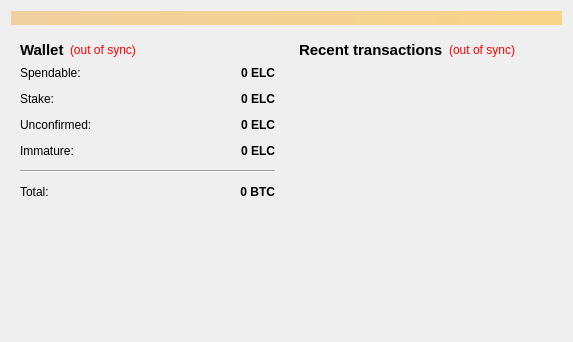
<?xml version="1.0" encoding="UTF-8"?>
<ui version="4.0">
 <class>OverviewPage</class>
 <widget class="QWidget" name="OverviewPage">
  <property name="geometry">
   <rect>
    <x>0</x>
    <y>0</y>
    <width>573</width>
    <height>342</height>
   </rect>
  </property>
  <property name="windowTitle">
   <string>Form</string>
  </property>
  <layout class="QVBoxLayout" name="topLayout">
   <item>
    <widget class="QLabel" name="labelAlerts">
     <property name="visible">
      <bool>false</bool>
     </property>
     <property name="styleSheet">
      <string notr="true">background-color: qlineargradient(x1: 0, y1: 0, x2: 1, y2: 0, stop:0 #F0D0A0, stop:1 #F8D488);  color:#000000
</string>
     </property>
     <property name="wordWrap">
      <bool>true</bool>
     </property>
     <property name="margin">
      <number>3</number>
     </property>
    </widget>
   </item>
   <item>
    <layout class="QHBoxLayout" name="horizontalLayout" stretch="1,1">
     <item>
      <layout class="QVBoxLayout" name="verticalLayout_2">
       <item>
        <widget class="QWidget" name="widget" native="true">
         <layout class="QVBoxLayout" name="verticalLayout_4">
          <item>
           <layout class="QHBoxLayout" name="horizontalLayout_4">
            <item>
             <widget class="QLabel" name="label_5">
              <property name="font">
               <font>
                <pointsize>11</pointsize>
                <weight>75</weight>
                <bold>true</bold>
               </font>
              </property>
              <property name="text">
               <string>Wallet</string>
              </property>
             </widget>
            </item>
            <item>
             <widget class="QLabel" name="labelWalletStatus">
              <property name="toolTip">
               <string>The displayed information may be out of date. Your wallet automatically synchronizes with the ElifeCoin network after a connection is established, but this process has not completed yet.</string>
              </property>
              <property name="styleSheet">
               <string notr="true">QLabel { color: red; }</string>
              </property>
              <property name="text">
               <string notr="true">(out of sync)</string>
              </property>
              <property name="alignment">
               <set>Qt::AlignLeading|Qt::AlignLeft|Qt::AlignVCenter</set>
              </property>
             </widget>
            </item>
            <item>
             <spacer name="horizontalSpacer_2">
              <property name="orientation">
               <enum>Qt::Horizontal</enum>
              </property>
              <property name="sizeHint" stdset="0">
               <size>
                <width>40</width>
                <height>20</height>
               </size>
              </property>
             </spacer>
            </item>
           </layout>
          </item>
          <item>
           <layout class="QFormLayout" name="formLayout_2">
            <property name="fieldGrowthPolicy">
             <enum>QFormLayout::AllNonFixedFieldsGrow</enum>
            </property>
            <property name="horizontalSpacing">
             <number>12</number>
            </property>
            <property name="verticalSpacing">
             <number>12</number>
            </property>
            <item row="0" column="0">
             <widget class="QLabel" name="label">
              <property name="text">
               <string>Spendable:</string>
              </property>
             </widget>
            </item>
            <item row="0" column="1">
             <widget class="QLabel" name="labelBalance">
              <property name="font">
               <font>
                <weight>75</weight>
                <bold>true</bold>
               </font>
              </property>
              <property name="cursor">
               <cursorShape>IBeamCursor</cursorShape>
              </property>
              <property name="toolTip">
               <string>Your current spendable balance</string>
              </property>
              <property name="text">
               <string notr="true">0 ELC</string>
              </property>
              <property name="alignment">
               <set>Qt::AlignRight|Qt::AlignTrailing|Qt::AlignVCenter</set>
              </property>
              <property name="textInteractionFlags">
               <set>Qt::LinksAccessibleByMouse|Qt::TextSelectableByKeyboard|Qt::TextSelectableByMouse</set>
              </property>
             </widget>
            </item>
            <item row="1" column="0">
             <widget class="QLabel" name="label_6">
              <property name="text">
               <string>Stake:</string>
              </property>
             </widget>
            </item>
            <item row="1" column="1">
             <widget class="QLabel" name="labelStake">
              <property name="font">
               <font>
                <weight>75</weight>
                <bold>true</bold>
               </font>
              </property>
              <property name="cursor">
               <cursorShape>IBeamCursor</cursorShape>
              </property>
              <property name="toolTip">
               <string>Total of coins that was staked, and do not yet count toward the current balance</string>
              </property>
              <property name="text">
               <string notr="true">0 ELC</string>
              </property>
              <property name="alignment">
               <set>Qt::AlignRight|Qt::AlignTrailing|Qt::AlignVCenter</set>
              </property>
              <property name="textInteractionFlags">
               <set>Qt::LinksAccessibleByMouse|Qt::TextSelectableByKeyboard|Qt::TextSelectableByMouse</set>
              </property>
             </widget>
            </item>
            <item row="2" column="0">
             <widget class="QLabel" name="label_3">
              <property name="text">
               <string>Unconfirmed:</string>
              </property>
             </widget>
            </item>
            <item row="2" column="1">
             <widget class="QLabel" name="labelUnconfirmed">
              <property name="font">
               <font>
                <weight>75</weight>
                <bold>true</bold>
               </font>
              </property>
              <property name="cursor">
               <cursorShape>IBeamCursor</cursorShape>
              </property>
              <property name="toolTip">
               <string>Total of transactions that have yet to be confirmed, and do not yet count toward the current balance</string>
              </property>
              <property name="text">
               <string notr="true">0 ELC</string>
              </property>
              <property name="alignment">
               <set>Qt::AlignRight|Qt::AlignTrailing|Qt::AlignVCenter</set>
              </property>
              <property name="textInteractionFlags">
               <set>Qt::LinksAccessibleByMouse|Qt::TextSelectableByKeyboard|Qt::TextSelectableByMouse</set>
              </property>
             </widget>
            </item>
            <item row="3" column="0">
             <widget class="QLabel" name="labelImmatureText">
              <property name="text">
               <string>Immature:</string>
              </property>
             </widget>
            </item>
            <item row="3" column="1">
             <widget class="QLabel" name="labelImmature">
              <property name="font">
               <font>
                <weight>75</weight>
                <bold>true</bold>
               </font>
              </property>
              <property name="toolTip">
               <string>Mined balance that has not yet matured</string>
              </property>
              <property name="text">
               <string notr="true">0 ELC</string>
              </property>
              <property name="alignment">
               <set>Qt::AlignRight|Qt::AlignTrailing|Qt::AlignVCenter</set>
              </property>
              <property name="textInteractionFlags">
               <set>Qt::LinksAccessibleByMouse|Qt::TextSelectableByKeyboard|Qt::TextSelectableByMouse</set>
              </property>
             </widget>
            </item>
            <item row="4" column="0" colspan="2">
             <widget class="Line" name="line">
              <property name="orientation">
               <enum>Qt::Horizontal</enum>
              </property>
             </widget>
            </item>
            <item row="5" column="0">
             <widget class="QLabel" name="labelTotalText">
              <property name="text">
               <string>Total:</string>
              </property>
             </widget>
            </item>
            <item row="5" column="1">
             <widget class="QLabel" name="labelTotal">
              <property name="font">
               <font>
                <weight>75</weight>
                <bold>true</bold>
               </font>
              </property>
              <property name="cursor">
               <cursorShape>IBeamCursor</cursorShape>
              </property>
              <property name="toolTip">
               <string>Your current total balance</string>
              </property>
              <property name="text">
               <string notr="true">0 BTC</string>
              </property>
              <property name="alignment">
               <set>Qt::AlignRight|Qt::AlignTrailing|Qt::AlignVCenter</set>
              </property>
              <property name="textInteractionFlags">
               <set>Qt::LinksAccessibleByMouse|Qt::TextSelectableByKeyboard|Qt::TextSelectableByMouse</set>
              </property>
             </widget>
            </item>
           </layout>
          </item>
         </layout>
        </widget>
       </item>
       <item>
        <spacer name="verticalSpacer">
         <property name="orientation">
          <enum>Qt::Vertical</enum>
         </property>
         <property name="sizeHint" stdset="0">
          <size>
           <width>20</width>
           <height>40</height>
          </size>
         </property>
        </spacer>
       </item>
       <item>
        <widget class="QLabel" name="label_62">
         <property name="text">
          <string/>
         </property>
         <property name="pixmap">
          <pixmap resource="../bitcoin.qrc">:/images/splash</pixmap>
         </property>
         <property name="scaledContents">
          <bool>false</bool>
         </property>
         <property name="alignment">
          <set>Qt::AlignCenter</set>
         </property>
         <property name="margin">
          <number>-2</number>
         </property>
        </widget>
       </item>
      </layout>
     </item>
     <item>
      <layout class="QVBoxLayout" name="verticalLayout_3">
       <item>
        <widget class="QWidget" name="widget_2" native="true">
         <layout class="QVBoxLayout" name="verticalLayout">
          <item>
           <layout class="QHBoxLayout" name="horizontalLayout_2">
            <item>
             <widget class="QLabel" name="label_4">
              <property name="font">
               <font>
                <pointsize>11</pointsize>
                <weight>75</weight>
                <bold>true</bold>
               </font>
              </property>
              <property name="text">
               <string>&lt;b&gt;Recent transactions&lt;/b&gt;</string>
              </property>
             </widget>
            </item>
            <item>
             <widget class="QLabel" name="labelTransactionsStatus">
              <property name="toolTip">
               <string>The displayed information may be out of date. Your wallet automatically synchronizes with the ElifeCoin network after a connection is established, but this process has not completed yet.</string>
              </property>
              <property name="styleSheet">
               <string notr="true">QLabel { color: red; }</string>
              </property>
              <property name="text">
               <string notr="true">(out of sync)</string>
              </property>
              <property name="alignment">
               <set>Qt::AlignRight|Qt::AlignTrailing|Qt::AlignVCenter</set>
              </property>
             </widget>
            </item>
            <item>
             <spacer name="horizontalSpacer">
              <property name="orientation">
               <enum>Qt::Horizontal</enum>
              </property>
              <property name="sizeHint" stdset="0">
               <size>
                <width>40</width>
                <height>20</height>
               </size>
              </property>
             </spacer>
            </item>
           </layout>
          </item>
          <item>
           <widget class="QListView" name="listTransactions">
            <property name="styleSheet">
             <string notr="true">QListView { background: transparent; }</string>
            </property>
            <property name="frameShape">
             <enum>QFrame::NoFrame</enum>
            </property>
            <property name="verticalScrollBarPolicy">
             <enum>Qt::ScrollBarAlwaysOff</enum>
            </property>
            <property name="horizontalScrollBarPolicy">
             <enum>Qt::ScrollBarAlwaysOff</enum>
            </property>
            <property name="selectionMode">
             <enum>QAbstractItemView::NoSelection</enum>
            </property>
           </widget>
          </item>
         </layout>
        </widget>
       </item>
      </layout>
     </item>
    </layout>
   </item>
  </layout>
 </widget>
 <resources/>
 <connections/>
</ui>
